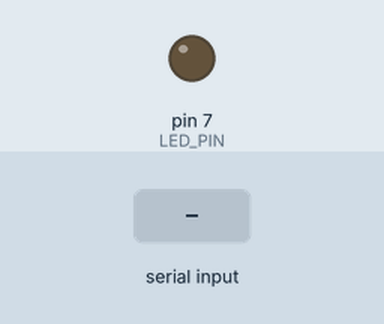
Recording of a sketch running on a simulated Arduino Uno, built with avr-gcc and run on an emulated ATmega328P. Shown: output pins drawn as LEDs (lit = HIGH). The inputs (shaded band) are chosen by the test bench. What the sketch prints to the serial monitor is not drawn.

Above: at 1.2 s.
1.3 s: "90,45." received over Serial
2.8 s: "5." received over Serial
Timing chart, 0 to 5.8 s (numbered marks = the images above; inputs shaded):
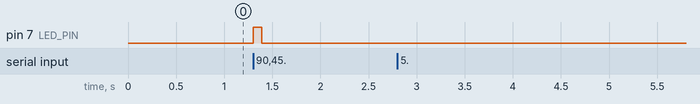

Measured:
- after the input at 1.3 s, pin 7 (LED_PIN): LOW → HIGH at once, → LOW 0.09 s later

The sketch:

BluetoothTest.ino
```cpp
// (licence header left out)
const int LED_PIN = 7;

char buffer[64];
int length;

int commandDuration;

void setup() {
  pinMode(LED_PIN, OUTPUT);

  Serial.begin(115200);

  resetCommand();
}

void loop() {
  if (Serial.available() > 0) {
    receiveCommand();
  }

  if (commandDuration != 0) {
    digitalWrite(LED_PIN, HIGH);
    delay(commandDuration);
    digitalWrite(LED_PIN, LOW);
    resetCommand();
  }

  delay(50);
}

void resetCommand() {
  commandDuration = 0;
}

void receiveCommand() {
  length = Serial.readBytesUntil('.', buffer, 64);

  commandDuration = 0;
  for (int i = 0; i < length; i++) {
    if (buffer[i] >= '0' && buffer[i] <= '9') {
      commandDuration *= 10;
      commandDuration += buffer[i] - '0';
    }
    else {
      Serial.println("Illegal duration.");
      return;
    }
  }

  Serial.print("Command received: ");
  Serial.print("duration=");
  Serial.print(commandDuration);
  Serial.println(".");
}
```
